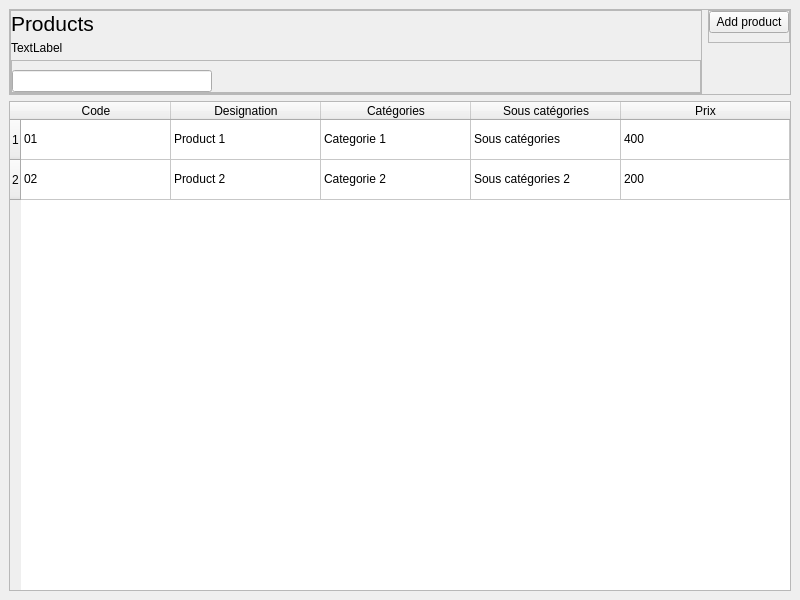
<?xml version="1.0" encoding="UTF-8"?>
<ui version="4.0">
 <class>MainWindow</class>
 <widget class="QMainWindow" name="MainWindow">
  <property name="geometry">
   <rect>
    <x>0</x>
    <y>0</y>
    <width>800</width>
    <height>600</height>
   </rect>
  </property>
  <property name="windowTitle">
   <string>MainWindow</string>
  </property>
  <widget class="QWidget" name="centralwidget">
   <layout class="QVBoxLayout" name="verticalLayout">
    <item>
     <widget class="QFrame" name="content_list_products">
      <property name="minimumSize">
       <size>
        <width>0</width>
        <height>0</height>
       </size>
      </property>
      <property name="maximumSize">
       <size>
        <width>16777215</width>
        <height>16777215</height>
       </size>
      </property>
      <property name="frameShape">
       <enum>QFrame::StyledPanel</enum>
      </property>
      <property name="frameShadow">
       <enum>QFrame::Raised</enum>
      </property>
      <layout class="QHBoxLayout" name="horizontalLayout">
       <property name="spacing">
        <number>6</number>
       </property>
       <property name="leftMargin">
        <number>0</number>
       </property>
       <property name="topMargin">
        <number>0</number>
       </property>
       <property name="rightMargin">
        <number>0</number>
       </property>
       <property name="bottomMargin">
        <number>0</number>
       </property>
       <item>
        <widget class="QFrame" name="product_col">
         <property name="frameShape">
          <enum>QFrame::StyledPanel</enum>
         </property>
         <property name="frameShadow">
          <enum>QFrame::Raised</enum>
         </property>
         <layout class="QVBoxLayout" name="verticalLayout_2">
          <property name="spacing">
           <number>5</number>
          </property>
          <property name="leftMargin">
           <number>0</number>
          </property>
          <property name="topMargin">
           <number>0</number>
          </property>
          <property name="rightMargin">
           <number>0</number>
          </property>
          <property name="bottomMargin">
           <number>0</number>
          </property>
          <item>
           <widget class="QLabel" name="title_list_products">
            <property name="font">
             <font>
              <pointsize>16</pointsize>
             </font>
            </property>
            <property name="text">
             <string>Products</string>
            </property>
           </widget>
          </item>
          <item>
           <widget class="QLabel" name="description_list_products">
            <property name="text">
             <string>TextLabel</string>
            </property>
           </widget>
          </item>
          <item>
           <widget class="QFrame" name="frame">
            <property name="frameShape">
             <enum>QFrame::StyledPanel</enum>
            </property>
            <property name="frameShadow">
             <enum>QFrame::Raised</enum>
            </property>
            <layout class="QVBoxLayout" name="verticalLayout_4">
             <property name="leftMargin">
              <number>0</number>
             </property>
             <property name="rightMargin">
              <number>0</number>
             </property>
             <property name="bottomMargin">
              <number>0</number>
             </property>
             <item>
              <widget class="QLineEdit" name="line_edit_search">
               <property name="maximumSize">
                <size>
                 <width>200</width>
                 <height>16777215</height>
                </size>
               </property>
              </widget>
             </item>
            </layout>
           </widget>
          </item>
         </layout>
        </widget>
       </item>
       <item alignment="Qt::AlignTop">
        <widget class="QFrame" name="product_col_2">
         <property name="frameShape">
          <enum>QFrame::StyledPanel</enum>
         </property>
         <property name="frameShadow">
          <enum>QFrame::Raised</enum>
         </property>
         <layout class="QVBoxLayout" name="verticalLayout_3">
          <property name="leftMargin">
           <number>0</number>
          </property>
          <property name="topMargin">
           <number>0</number>
          </property>
          <property name="rightMargin">
           <number>0</number>
          </property>
          <item>
           <widget class="QPushButton" name="btn_add_product">
            <property name="text">
             <string>Add product</string>
            </property>
           </widget>
          </item>
         </layout>
        </widget>
       </item>
      </layout>
     </widget>
    </item>
    <item>
     <widget class="QTableWidget" name="tableWidget">
      <property name="selectionBehavior">
       <enum>QAbstractItemView::SelectRows</enum>
      </property>
      <property name="textElideMode">
       <enum>Qt::ElideRight</enum>
      </property>
      <property name="horizontalScrollMode">
       <enum>QAbstractItemView::ScrollPerPixel</enum>
      </property>
      <attribute name="horizontalHeaderCascadingSectionResizes">
       <bool>false</bool>
      </attribute>
      <attribute name="horizontalHeaderDefaultSectionSize">
       <number>150</number>
      </attribute>
      <attribute name="horizontalHeaderStretchLastSection">
       <bool>true</bool>
      </attribute>
      <attribute name="verticalHeaderCascadingSectionResizes">
       <bool>false</bool>
      </attribute>
      <attribute name="verticalHeaderDefaultSectionSize">
       <number>23</number>
      </attribute>
      <attribute name="verticalHeaderHighlightSections">
       <bool>true</bool>
      </attribute>
      <attribute name="verticalHeaderMinimumSectionSize">
       <number>40</number>
      </attribute>
      <attribute name="verticalHeaderShowSortIndicator" stdset="0">
       <bool>true</bool>
      </attribute>
      <attribute name="verticalHeaderStretchLastSection">
       <bool>false</bool>
      </attribute>
      <row>
       <property name="text">
        <string>1</string>
       </property>
      </row>
      <row>
       <property name="text">
        <string>2</string>
       </property>
      </row>
      <column>
       <property name="text">
        <string>Code</string>
       </property>
      </column>
      <column>
       <property name="text">
        <string>Designation</string>
       </property>
      </column>
      <column>
       <property name="text">
        <string>Catégories</string>
       </property>
      </column>
      <column>
       <property name="text">
        <string>Sous catégories</string>
       </property>
      </column>
      <column>
       <property name="text">
        <string>Prix</string>
       </property>
      </column>
      <item row="0" column="0">
       <property name="text">
        <string>01</string>
       </property>
      </item>
      <item row="0" column="1">
       <property name="text">
        <string>Product 1</string>
       </property>
      </item>
      <item row="0" column="2">
       <property name="text">
        <string>Categorie 1</string>
       </property>
      </item>
      <item row="0" column="3">
       <property name="text">
        <string>Sous catégories</string>
       </property>
      </item>
      <item row="0" column="4">
       <property name="text">
        <string>400</string>
       </property>
      </item>
      <item row="1" column="0">
       <property name="text">
        <string>02</string>
       </property>
      </item>
      <item row="1" column="1">
       <property name="text">
        <string>Product 2</string>
       </property>
      </item>
      <item row="1" column="2">
       <property name="text">
        <string>Categorie 2</string>
       </property>
      </item>
      <item row="1" column="3">
       <property name="text">
        <string>Sous catégories 2</string>
       </property>
      </item>
      <item row="1" column="4">
       <property name="text">
        <string>200</string>
       </property>
      </item>
     </widget>
    </item>
   </layout>
  </widget>
 </widget>
 <resources/>
 <connections/>
</ui>
